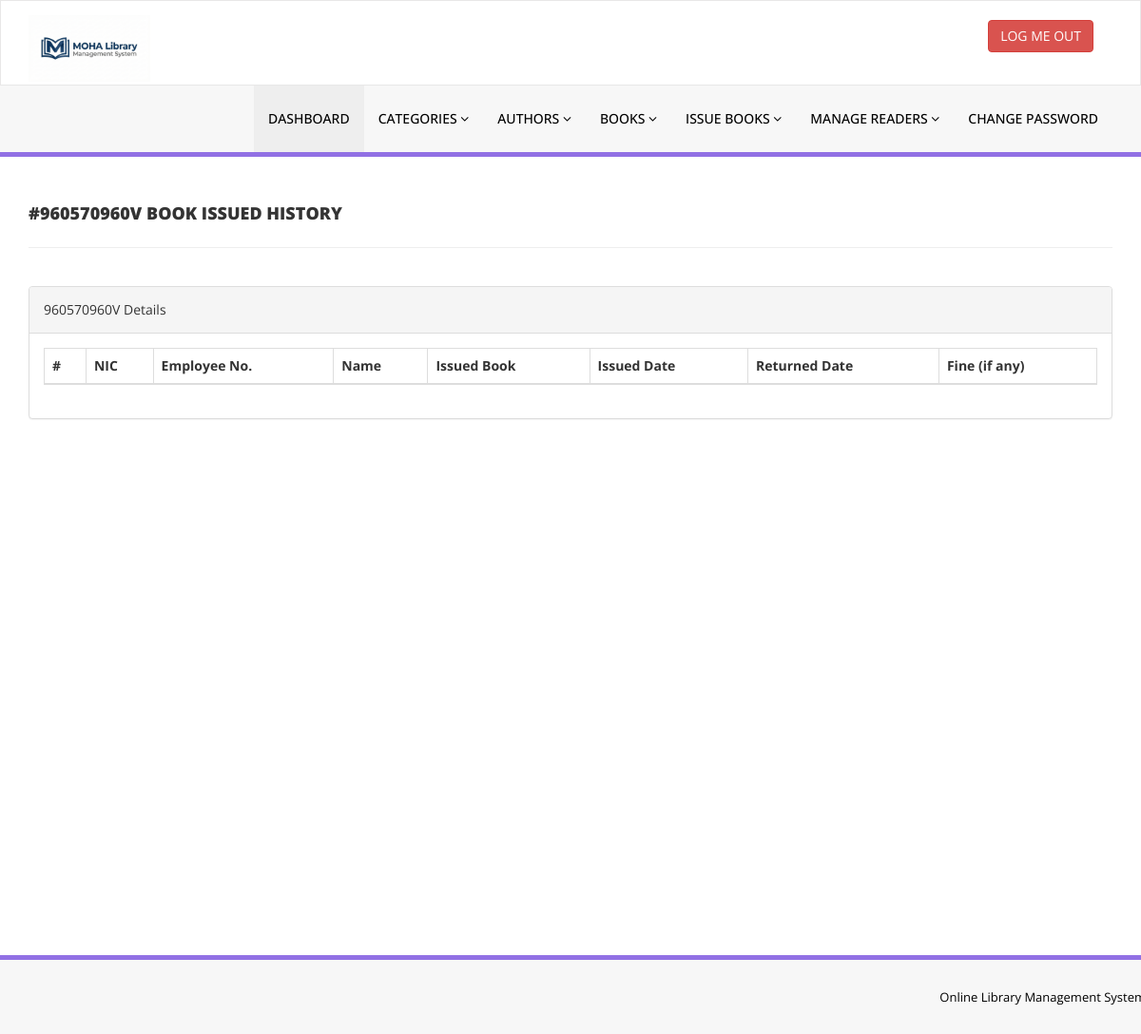
The page /admin/user-history.php?NIC=960570960V (signed in) on the database as committed earlier.
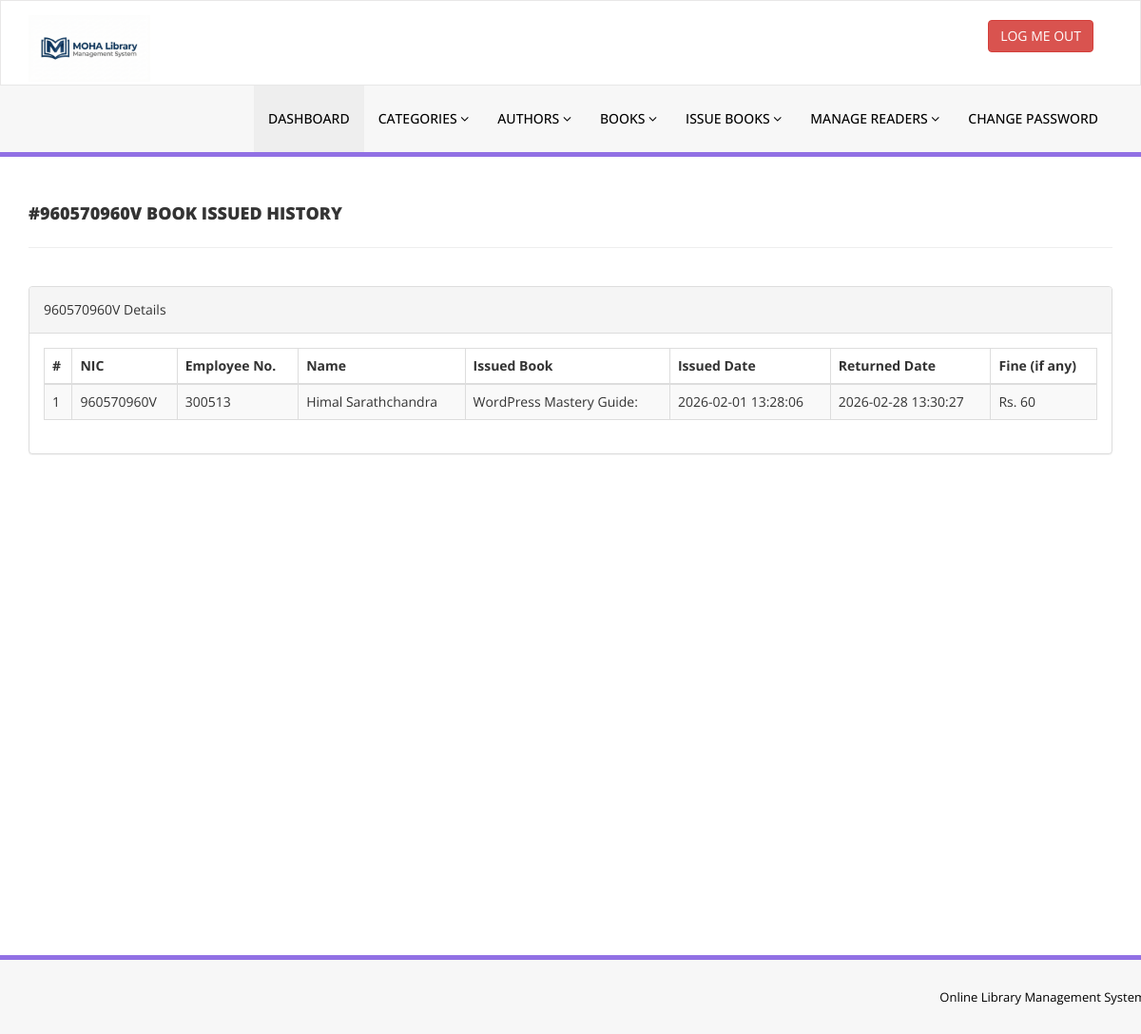
The same page on the database as committed later.
### tables this page shows
CREATE TABLE `tblissuedbookdetails` (
  `id` int(11) NOT NULL,
  `BookId` int(11) DEFAULT NULL,
  `NIC` varchar(150) DEFAULT NULL,
  `IssuesDate` timestamp NULL DEFAULT current_timestamp(),
  `ReturnDate` timestamp NULL DEFAULT NULL ON UPDATE current_timestamp(),
  `Reminder` int(11) DEFAULT NULL,
  `RetrunStatus` int(1) DEFAULT NULL,
  `fine` int(11) DEFAULT NULL,
  `remark` mediumtext NOT NULL
);

CREATE TABLE `tblstudents` (
  `id` int(11) NOT NULL,
  `NIC` varchar(100) DEFAULT NULL,
  `EmpNo` varchar(100) DEFAULT NULL,
  `FullName` varchar(120) DEFAULT NULL,
  `EmailId` varchar(120) DEFAULT NULL,
  `MobileNumber` char(11) DEFAULT NULL,
  `Password` varchar(120) DEFAULT NULL,
  `Status` int(1) DEFAULT NULL,
  `approval` int(1) DEFAULT NULL,
  `RegDate` timestamp NULL DEFAULT current_timestamp(),
  `UpdationDate` timestamp NULL DEFAULT NULL ON UPDATE current_timestamp()
);

CREATE TABLE `tblbooks` (
  `id` int(11) NOT NULL,
  `BookName` varchar(255) DEFAULT NULL,
  `CatId` int(11) DEFAULT NULL,
  `AuthorId` int(11) DEFAULT NULL,
  `ISBNNumber` varchar(25) DEFAULT NULL,
  `BookPrice` decimal(10,2) DEFAULT NULL,
  `bookImage` varchar(250) NOT NULL,
  `isIssued` int(1) DEFAULT NULL,
  `RegDate` timestamp NULL DEFAULT current_timestamp(),
  `UpdationDate` timestamp NULL DEFAULT NULL ON UPDATE current_timestamp(),
  `bookQty` int(11) DEFAULT NULL
);

### admin/user-history.php (the view, shortened to what this page needs)
<?php
include('includes/config.php');
if(strlen($_SESSION['alogin'])==0)
    {
header('location:index.php');
}
else{
    ?>
<!DOCTYPE html>
<html xmlns="http://www.w3.org/1999/xhtml">
<head>
    <link href="assets/css/bootstrap.css" rel="stylesheet" />
    <link href="assets/css/font-awesome.css" rel="stylesheet" />
    <link href="assets/js/dataTables/dataTables.bootstrap.css" rel="stylesheet" />
    <link href="assets/css/style.css" rel="stylesheet" />
</head>
<body>
<?php include('includes/header.php');?>
    <div class="content-wrapper">
         <div class="container">
        <div class="row pad-botm">
            <div class="col-md-12">
                <?php $NIC=$_GET['NIC']; ?>
                <h4 class="header-line">#<?php echo $NIC;?> Book Issued History</h4>
    </div>
        </div>
            <div class="row">
                <div class="col-md-12">
                    <div class="panel panel-default">
                        <div class="panel-heading">
<?php echo $NIC;?> Details
                        </div>
                        <div class="panel-body">
                            <div class="table-responsive">
                                <table class="table table-striped table-bordered table-hover" id="dataTables-example">
                                    <thead>
                                        <tr>
                                            <th>#</th>
                                            <th>NIC</th>
                                            <th>Employee No.</th>
                                            <th>Name</th>
                                            <th>Issued Book  </th>
                                            <th>Issued Date</th>
                                            <th>Returned Date</th>
                                            <th>Fine (if any)</th>
                                        </tr>
                                    </thead>
                                    <tbody>
<?php
$sql = "SELECT tblstudents.EmpNo, tblstudents.NIC ,tblstudents.FullName,tblstudents.EmailId,tblstudents.MobileNumber,tblbooks.BookName,tblbooks.ISBNNumber,tblissuedbookdetails.IssuesDate,tblissuedbookdetails.ReturnDate,tblissuedbookdetails.id as rid,tblissuedbookdetails.fine,tblissuedbookdetails.RetrunStatus,tblbooks.id as bid,tblbooks.bookImage from  tblissuedbookdetails join tblstudents on tblstudents.NIC=tblissuedbookdetails.NIC join tblbooks on tblbooks.id=tblissuedbookdetails.BookId where tblstudents.NIC='$NIC' ";
$query = $dbh -> prepare($sql);
$query->execute();
$results=$query->fetchAll(PDO::FETCH_OBJ);
$cnt=1;
if($query->rowCount() > 0)
{
foreach($results as $result)
{               ?>
                                        <tr class="odd gradeX">
                                            <td class="center"><?php echo htmlentities($cnt);?></td>
                                            <td class="center"><?php echo htmlentities($result->NIC);?></td>
                                            <td class="center"><?php echo htmlentities($result->EmpNo);?></td>
                                            <td class="center"><?php echo htmlentities($result->FullName);?></td>
                                            <td class="center"><?php echo htmlentities($result->BookName);?></td>
                                            <td class="center"><?php echo htmlentities($result->IssuesDate);?></td>
                                            <td class="center"><?php if($result->ReturnDate==''): echo "Not returned yet";
                                            else: echo htmlentities($result->ReturnDate); endif;?></td>
                                             <td class="center"><?php if($result->ReturnDate==''): echo "Not returned yet";
                                              else: echo "Rs. " . $result->fine; endif;
                                             ?></td>
                                        </tr>
 <?php $cnt=$cnt+1;}} ?>
                                    </tbody>
                                </table>
                            </div>
                        </div>
                    </div>
                </div>
            </div>
    </div>
    </div>
  <?php include('includes/footer.php');?>
</body>
</html>
<?php } ?>

Rows that differ between the two databases and show on the page:
added tblissuedbookdetails: tblstudents.NIC "960570960V", tblstudents.EmpNo "300513", tblstudents.FullName "Himal Sarathchandra", BookId.BookName "WordPress Mastery Guide:", IssuesDate "2026-02-01 13:28:06", ReturnDate "2026-02-28 13:30:27", fine "60"
